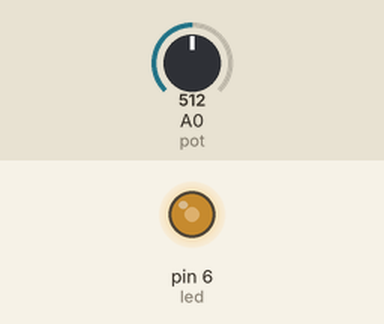
This sketch was run on a simulated Arduino Uno, built with avr-gcc and run on an emulated ATmega328P. On the bench: output pins drawn as LEDs (lit = HIGH). The test bench sets the inputs (shaded band); at power-on: A0 (pot) = 512.

Above: at 1.2 s.
1.3 s: A0 (pot) set to 716
At 2.2 s:
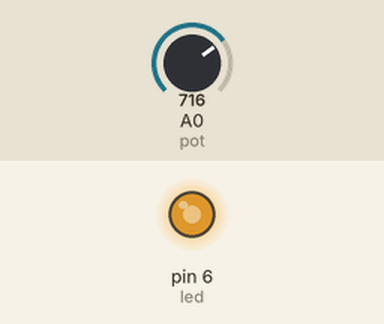
2.8 s: A0 (pot) set to 900
At 3.4 s:
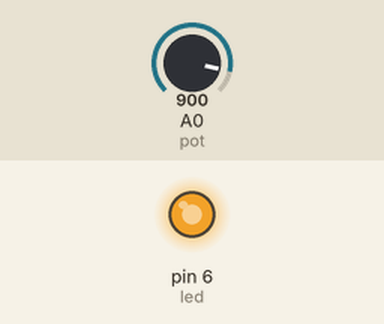
4.3 s: A0 (pot) set to 122
At 5.5 s:
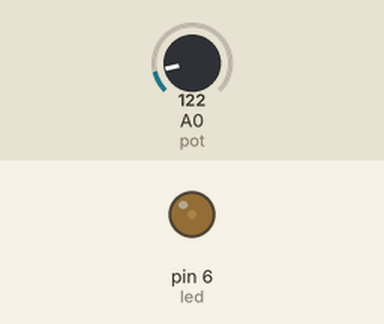
5.8 s: A0 (pot) set to 0
At 6.8 s:
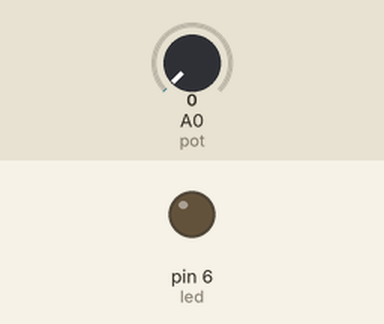
Timing chart, 0 to 8.3 s (numbered marks = the images above; inputs shaded):
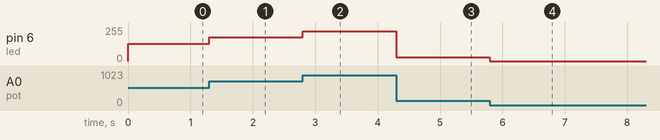

The sketch:

Prog_10_PWM_Potenciometro.ino
```cpp
//PWM = MODULCIO POR ANCHO DE PULSO
//ANALOGIA: COCNSISTE EN SIMULAR UNA SÑAL ANALOGICA A TRAVES DE LA MODIFICACION DEL TIEMPO DE TRABAJO
// (ALTO) DE UNA SEÑAL DIGITAL

//PWM = 1 BYTE -> 0 AL 255
//DONDE   0 = 0VOLTS
//      255 = 5VOLTS

//NO TODOS LOS PINES DIGTALES SON PWM, SOLO LOS QUE ASI LO INDICAN
// ARDUINO UNO -> SON LOS QUE CUENTAN CON UNA VIRGULILLA A UN LADO ~

int led = 6; //compatible con PWM
int pot = A0;

void setup() {
  // put your setup code here, to run once:
  //a los pines pwm no se les establece modo de trabajo
  Serial.begin(9600);
}

int valor;
void loop() {
  // put your main code here, to run repeatedly:
  valor = analogRead(pot); //0-1023

  //opcion1. map
  //opcion2. logica

  valor = valor/4;

  analogWrite(led,valor);

}
```

Measured:
- after the input at 1.3 s, pin 6 (led): 128/255 → 179/255 at once
- after the input at 2.8 s, pin 6 (led): 179/255 → 225/255 at once
- after the input at 4.3 s, pin 6 (led): 225/255 → 30/255 at once
- after the input at 5.8 s, pin 6 (led): 30/255 → 0/255 at once
